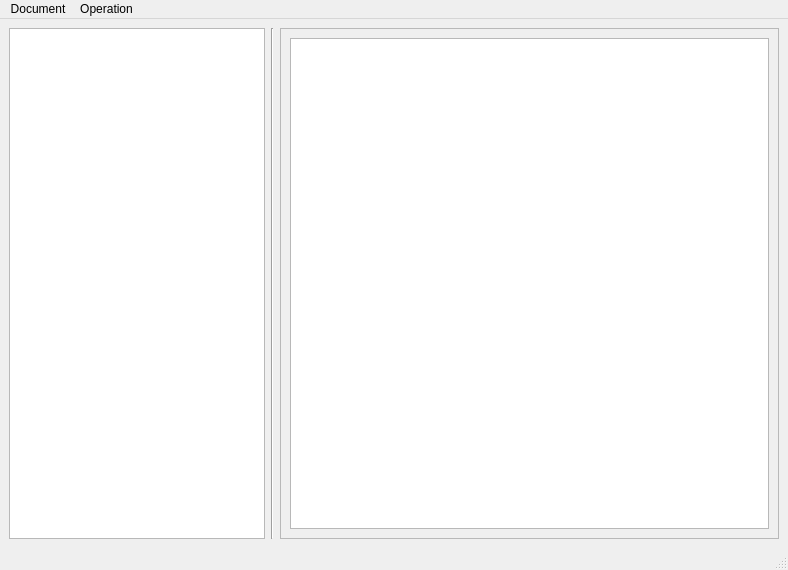
<?xml version="1.0" encoding="UTF-8"?>
<ui version="4.0">
 <class>MainWindow</class>
 <widget class="QMainWindow" name="MainWindow">
  <property name="geometry">
   <rect>
    <x>0</x>
    <y>0</y>
    <width>788</width>
    <height>570</height>
   </rect>
  </property>
  <property name="windowTitle">
   <string>MainWindow</string>
  </property>
  <widget class="QWidget" name="centralwidget">
   <layout class="QHBoxLayout" name="horizontalLayout">
    <item>
     <widget class="QTreeView" name="treeView">
      <property name="sizePolicy">
       <sizepolicy hsizetype="Expanding" vsizetype="Expanding">
        <horstretch>0</horstretch>
        <verstretch>0</verstretch>
       </sizepolicy>
      </property>
     </widget>
    </item>
    <item>
     <widget class="Line" name="line">
      <property name="orientation">
       <enum>Qt::Vertical</enum>
      </property>
     </widget>
    </item>
    <item>
     <widget class="QFrame" name="frame">
      <property name="sizePolicy">
       <sizepolicy hsizetype="Preferred" vsizetype="Preferred">
        <horstretch>3</horstretch>
        <verstretch>0</verstretch>
       </sizepolicy>
      </property>
      <property name="frameShape">
       <enum>QFrame::StyledPanel</enum>
      </property>
      <property name="frameShadow">
       <enum>QFrame::Raised</enum>
      </property>
      <layout class="QHBoxLayout" name="horizontalLayout_2">
       <item>
        <widget class="QGraphicsView" name="graphicsView"/>
       </item>
      </layout>
     </widget>
    </item>
   </layout>
  </widget>
  <widget class="QMenuBar" name="menubar">
   <property name="geometry">
    <rect>
     <x>0</x>
     <y>0</y>
     <width>788</width>
     <height>23</height>
    </rect>
   </property>
   <widget class="QMenu" name="menuDocument">
    <property name="title">
     <string>Document</string>
    </property>
    <addaction name="actionOpen"/>
    <addaction name="actionExport"/>
   </widget>
   <widget class="QMenu" name="menuOperation">
    <property name="title">
     <string>Operation</string>
    </property>
   </widget>
   <addaction name="menuDocument"/>
   <addaction name="menuOperation"/>
  </widget>
  <widget class="QStatusBar" name="statusbar"/>
  <action name="actionOpen">
   <property name="text">
    <string>Open</string>
   </property>
  </action>
  <action name="actionExport">
   <property name="text">
    <string>Export</string>
   </property>
  </action>
 </widget>
 <resources/>
 <connections/>
</ui>
